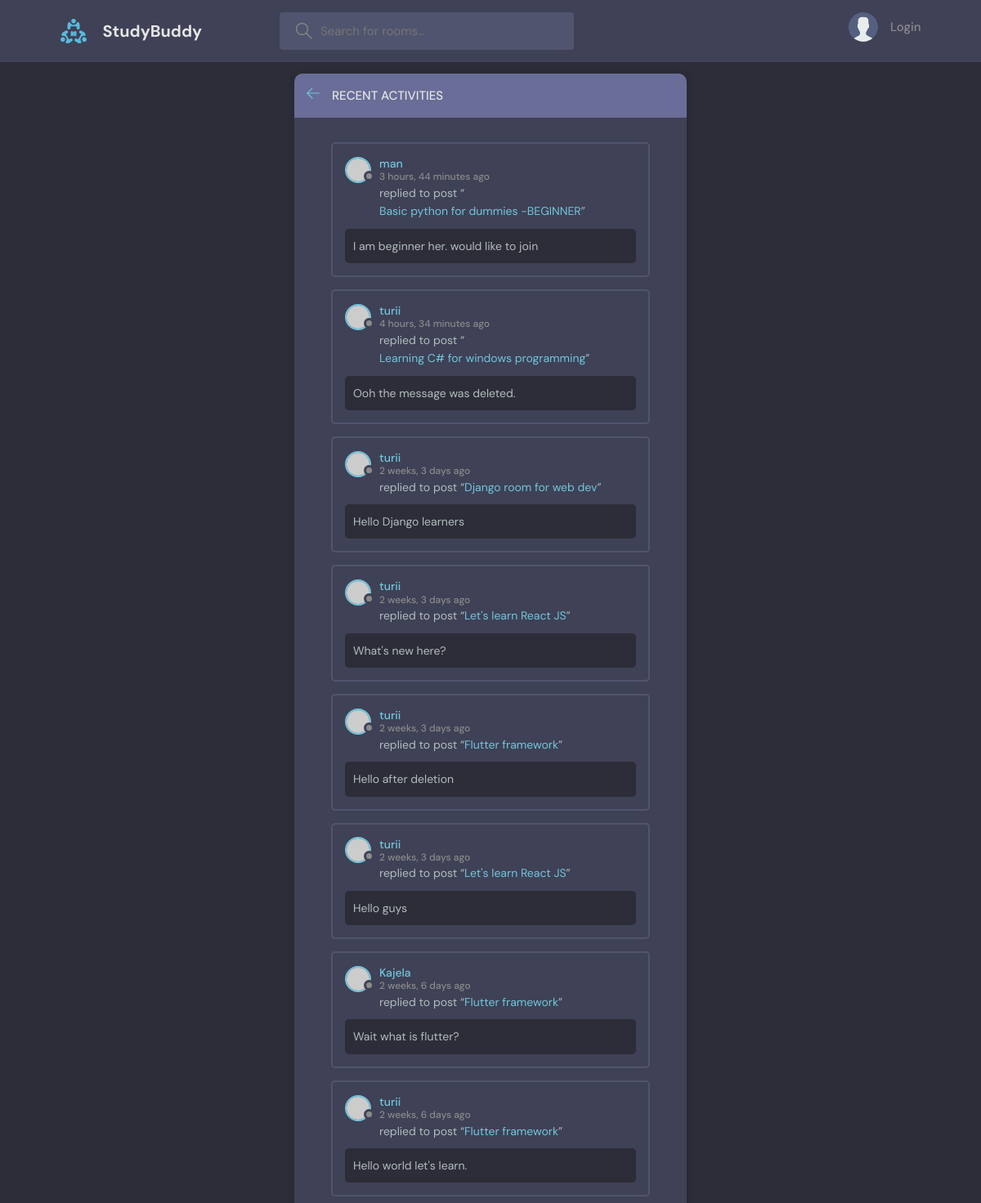
The page /activity on the database its author committed.
### base/models.py (models this page shows, shortened)
class Message(models.Model):
    user = models.ForeignKey(User, on_delete=models.CASCADE)
    room = models.ForeignKey(Room, on_delete=models.CASCADE)
    body = models.TextField()
    updated = models.DateTimeField(auto_now=True)
    created = models.DateTimeField(auto_now_add=True)
    class Meta():
        ordering = ['-updated', '-created']

class Room(models.Model):
    host =  models.ForeignKey(User, on_delete=models.SET_NULL,null=True)
    topic =  models.ForeignKey(Topic, on_delete=models.SET_NULL,null=True)
    name = models.CharField(max_length=200)
    description = models.TextField(null=True, blank=True)
    participants = models.ManyToManyField(User, related_name='participants', blank=True)
    updated = models.DateTimeField(auto_now=True)
    created = models.DateTimeField(auto_now_add=True)
    class Meta():
        ordering = ['-updated', '-created']
    def __str__(self):
        return self.name

### base/views.py (the view)
# urls.py: path('activity', views.activityPage, name="activity"),
def activityPage(request):
    room_messages = Message.objects.all()
    context = {'room_messages': room_messages}
    return render(request, 'base/activity.html', context)

### base/templates/base/activity.html (shortened to what this page needs)
{% extends 'main.html' %}
{% block content %}
    <main class="layout">
      <div class="container">
        <div class="layout__box">
          <div class="layout__boxHeader">
            <div class="layout__boxTitle">
              <a href="{% url 'home' %}">
                <svg version="1.1" xmlns="http://www.w3.org/2000/svg" width="32" height="32" viewBox="0 0 32 32">
                  <title>arrow-left</title>
                  <path
                    d="M13.723 2.286l-13.723 13.714 13.719 13.714 1.616-1.611-10.96-10.96h27.625v-2.286h-27.625l10.965-10.965-1.616-1.607z"
                  ></path>
                </svg>
              </a>
              <h3>Recent Activities</h3>
            </div>
          </div>
          <div class="activities-page layout__body">
            {% for room_message in room_messages %}
    <div class="activities__box">
      <div class="activities__boxHeader roomListRoom__header">
        <a href="{% url 'profile' room_message.user.id %}" class="roomListRoom__author">
          <div class="avatar avatar--small">
            <img src="https://randomuser.me/api/portraits/women/11.jpg" />
          </div>
          <p>
            {{room_message.user}}
            <span>{{room_message.created|timesince}} ago</span>
          </p>
        </a>
      </div>
      <div class="activities__boxContent">
        <p>replied to post “<a href="{% url 'room' room_message.room.id %}">{{room_message.room}}</a>”</p>
        <div class="activities__boxRoomContent">
          {{room_message.body}}
        </div>
      </div>
    </div>
    {% endfor %}
          </div>
        </div>
      </div>
    </main>
 {% endblock %}

### static/styles/style.css (style rules this page uses)
:root { --color-main: #71c6dd; --color-main-light: #e1f6fb; --color-dark: #3f4156; --color-dark-medium: #51546e; --color-dark-light: #696d97; --color-light: #e5e5e5; --color-gray: #8b8b8b; --color-light-gray: #b2bdbd; --color-bg: #2d2d39; --color-success: #5dd693; --color-error: #fc4b0b; }
* { font-family: "DM Sans", -apple-system, BlinkMacSystemFont, "Segoe UI", Roboto, Oxygen, Ubuntu, Cantarell, "Open Sans", "Helvetica Neue", sans-serif; margin: 0; padding: 0; box-sizing: border-box; text-rendering: optimizeLegibility; font-size: inherit; }
html { font-size: 56.25%; }
@media only screen and (min-width: 1200px) { html { font-size: 62.5%; } }
body { line-height: 1.6; font-weight: 400; font-size: 1.5rem; color: var(--color-light-gray); background-color: var(--color-bg); min-height: 100vh; }
img { width: 100%; }
a { display: inline-block; color: var(--color-main); text-decoration: none; }
.container { max-width: 120rem; width: 90%; margin: auto; }
.avatar { position: relative; display: inline-block; border-radius: 50%; border: 2px solid var(--color-main); }
.avatar img { display: block; border-radius: 50%; object-fit: cover; object-position: center; }
.avatar::after { content: ""; display: block; position: absolute; background-color: var(--color-gray); z-index: 111; border-radius: 50%; border: 0.3rem solid var(--color-dark); }
.avatar.avatar--small img { width: 2.8rem; height: 2.8rem; }
.avatar.avatar--small:after { width: 0.7rem; height: 0.7rem; bottom: 0px; right: -6px; }
.layout { margin-top: 2.4rem; }
.layout > .container { display: flex; justify-content: space-between; align-items: flex-start; }
.layout__box { width: 90%; max-width: 48rem; min-height: 40rem; position: absolute; top: 50%; left: 50%; transform: translate(-50%, -46%); background-color: var(--color-dark); border-radius: 1rem; box-shadow: 1px 1px 6px 3px rgba(0, 0, 0, 0.1); overflow: hidden; }
.layout__boxHeader { display: flex; padding: 1.5rem; background-color: var(--color-dark-light); }
.layout__boxTitle { display: flex; gap: 1.5rem; align-items: center; }
.layout__boxTitle h3 { text-transform: uppercase; font-weight: 500; color: var(--color-light); }
.layout__boxTitle svg { width: 1.6rem; height: 1.6rem; fill: var(--color-main); }
.layout__body { margin: 3rem; }
.roomListRoom__header { display: flex; justify-content: space-between; align-items: center; }
.roomListRoom__author { font-weight: 500; display: flex; align-items: center; gap: 1rem; }
.activities__box { margin: 1.5rem; padding: 1.5rem; border: 2px solid var(--color-dark-medium); border-radius: 5px; }
.activities__boxHeader p { font-size: 1.4rem; line-height: 1.3; }
.activities__boxHeader p span { color: var(--color-gray); font-size: 1.2rem; display: block; }
.activities__boxContent { margin-left: 4.2rem; }
.activities__boxContent { font-size: 1.4rem; }
.activities__boxRoomContent { background: var(--color-bg); padding: 1rem; border-radius: 5px; margin-top: 1rem; margin-left: -4.2rem; }

### rows shown on the page
Message: user "man", created "3 hours, 44 minutes", room "Basic python for dummies -BEGINNER", body "I am beginner her. would like to join"
Message: user "turii", created "4 hours, 34 minutes", room "Learning C# for windows programming", body "Ooh the message was deleted."
Message: user "turii", created "2 weeks, 3 days", room "Django room for web dev", body "Hello Django learners"
Message: user "turii", created "2 weeks, 3 days", room "Let's learn React JS", body "What's new here?"
Message: user "turii", created "2 weeks, 3 days", room "Flutter framework", body "Hello after deletion"
Message: user "turii", created "2 weeks, 3 days", room "Let's learn React JS", body "Hello guys"
Message: user "Kajela", created "2 weeks, 6 days", room "Flutter framework", body "Wait what is flutter?"
Message: user "turii", created "2 weeks, 6 days", room "Flutter framework", body "Hello world let's learn."
